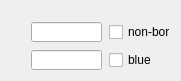
         <widget class="QWidget" name="tab_20">
          <attribute name="title">
           <string>SV-SL</string>
          </attribute>
          <widget class="QWidget" name="layoutWidget">
           <property name="geometry">
            <rect>
             <x>30</x>
             <y>20</y>
             <width>142</width>
             <height>52</height>
            </rect>
           </property>
           <layout class="QVBoxLayout" name="verticalLayout_12">
            <item>
             <layout class="QHBoxLayout" name="horizontalLayout_22">
              <item>
               <widget class="QLineEdit" name="svSet">
                <property name="minimumSize">
                 <size>
                  <width>71</width>
                  <height>20</height>
                 </size>
                </property>
                <property name="maximumSize">
                 <size>
                  <width>71</width>
                  <height>20</height>
                 </size>
                </property>
               </widget>
              </item>
              <item>
               <widget class="QCheckBox" name="svNonBor">
                <property name="minimumSize">
                 <size>
                  <width>61</width>
                  <height>16</height>
                 </size>
                </property>
                <property name="maximumSize">
                 <size>
                  <width>61</width>
                  <height>16</height>
                 </size>
                </property>
                <property name="text">
                 <string>non-bor</string>
                </property>
               </widget>
              </item>
             </layout>
            </item>
            <item>
             <layout class="QHBoxLayout" name="horizontalLayout_23">
              <item>
               <widget class="QLineEdit" name="slSize">
                <property name="minimumSize">
                 <size>
                  <width>71</width>
                  <height>20</height>
                 </size>
                </property>
                <property name="maximumSize">
                 <size>
                  <width>71</width>
                  <height>20</height>
                 </size>
                </property>
                <property name="toolTip">
                 <string>size-3.0</string>
                </property>
               </widget>
              </item>
              <item>
               <widget class="QCheckBox" name="slBCol">
                <property name="minimumSize">
                 <size>
                  <width>61</width>
                  <height>16</height>
                 </size>
                </property>
                <property name="maximumSize">
                 <size>
                  <width>61</width>
                  <height>16</height>
                 </size>
                </property>
                <property name="text">
                 <string>blue</string>
                </property>
               </widget>
              </item>
             </layout>
            </item>
           </layout>
          </widget>
         </widget>
